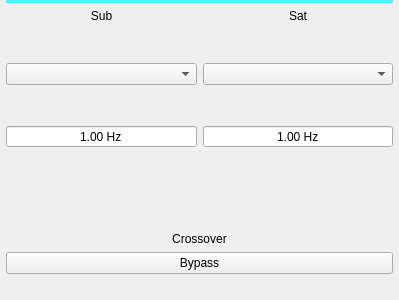
<?xml version="1.0" encoding="UTF-8"?>
<ui version="4.0">
 <class>QCrossover</class>
 <widget class="QWidget" name="QCrossover">
  <property name="geometry">
   <rect>
    <x>0</x>
    <y>0</y>
    <width>399</width>
    <height>300</height>
   </rect>
  </property>
  <property name="contextMenuPolicy">
   <enum>Qt::NoContextMenu</enum>
  </property>
  <property name="windowTitle">
   <string>Form</string>
  </property>
  <layout class="QVBoxLayout" name="verticalLayout_3">
   <property name="leftMargin">
    <number>6</number>
   </property>
   <property name="topMargin">
    <number>0</number>
   </property>
   <property name="rightMargin">
    <number>6</number>
   </property>
   <property name="bottomMargin">
    <number>6</number>
   </property>
   <item>
    <widget class="Line" name="line">
     <property name="styleSheet">
      <string notr="true">color: #54F4F9;</string>
     </property>
     <property name="frameShadow">
      <enum>QFrame::Plain</enum>
     </property>
     <property name="lineWidth">
      <number>4</number>
     </property>
     <property name="orientation">
      <enum>Qt::Horizontal</enum>
     </property>
    </widget>
   </item>
   <item>
    <layout class="QHBoxLayout" name="horizontalLayout">
     <item>
      <layout class="QVBoxLayout" name="verticalLayout">
       <item>
        <widget class="QLabel" name="label_2">
         <property name="text">
          <string>Sub</string>
         </property>
         <property name="alignment">
          <set>Qt::AlignCenter</set>
         </property>
        </widget>
       </item>
       <item>
        <spacer name="verticalSpacer_2">
         <property name="orientation">
          <enum>Qt::Vertical</enum>
         </property>
         <property name="sizeHint" stdset="0">
          <size>
           <width>20</width>
           <height>40</height>
          </size>
         </property>
        </spacer>
       </item>
       <item>
        <widget class="QComboBox" name="comboBoxTypeLp">
         <property name="sizePolicy">
          <sizepolicy hsizetype="Expanding" vsizetype="Fixed">
           <horstretch>0</horstretch>
           <verstretch>0</verstretch>
          </sizepolicy>
         </property>
         <property name="contextMenuPolicy">
          <enum>Qt::NoContextMenu</enum>
         </property>
        </widget>
       </item>
       <item>
        <spacer name="verticalSpacer_3">
         <property name="orientation">
          <enum>Qt::Vertical</enum>
         </property>
         <property name="sizeHint" stdset="0">
          <size>
           <width>20</width>
           <height>40</height>
          </size>
         </property>
        </spacer>
       </item>
       <item>
        <widget class="QMyDoubleSpinBox" name="doubleSpinBoxFcLp">
         <property name="contextMenuPolicy">
          <enum>Qt::NoContextMenu</enum>
         </property>
         <property name="alignment">
          <set>Qt::AlignCenter</set>
         </property>
         <property name="buttonSymbols">
          <enum>QAbstractSpinBox::NoButtons</enum>
         </property>
         <property name="suffix">
          <string notr="true"> Hz</string>
         </property>
         <property name="minimum">
          <double>1.000000000000000</double>
         </property>
         <property name="maximum">
          <double>20000.000000000000000</double>
         </property>
        </widget>
       </item>
       <item>
        <spacer name="verticalSpacer_7">
         <property name="orientation">
          <enum>Qt::Vertical</enum>
         </property>
         <property name="sizeHint" stdset="0">
          <size>
           <width>20</width>
           <height>40</height>
          </size>
         </property>
        </spacer>
       </item>
      </layout>
     </item>
     <item>
      <layout class="QVBoxLayout" name="verticalLayout_2">
       <item>
        <widget class="QLabel" name="label_3">
         <property name="text">
          <string>Sat</string>
         </property>
         <property name="alignment">
          <set>Qt::AlignCenter</set>
         </property>
        </widget>
       </item>
       <item>
        <spacer name="verticalSpacer_5">
         <property name="orientation">
          <enum>Qt::Vertical</enum>
         </property>
         <property name="sizeHint" stdset="0">
          <size>
           <width>20</width>
           <height>40</height>
          </size>
         </property>
        </spacer>
       </item>
       <item>
        <widget class="QComboBox" name="comboBoxTypeHp">
         <property name="sizePolicy">
          <sizepolicy hsizetype="Expanding" vsizetype="Fixed">
           <horstretch>0</horstretch>
           <verstretch>0</verstretch>
          </sizepolicy>
         </property>
         <property name="contextMenuPolicy">
          <enum>Qt::NoContextMenu</enum>
         </property>
        </widget>
       </item>
       <item>
        <spacer name="verticalSpacer_6">
         <property name="orientation">
          <enum>Qt::Vertical</enum>
         </property>
         <property name="sizeHint" stdset="0">
          <size>
           <width>20</width>
           <height>40</height>
          </size>
         </property>
        </spacer>
       </item>
       <item>
        <widget class="QMyDoubleSpinBox" name="doubleSpinBoxFcHp">
         <property name="contextMenuPolicy">
          <enum>Qt::NoContextMenu</enum>
         </property>
         <property name="alignment">
          <set>Qt::AlignCenter</set>
         </property>
         <property name="buttonSymbols">
          <enum>QAbstractSpinBox::NoButtons</enum>
         </property>
         <property name="suffix">
          <string notr="true"> Hz</string>
         </property>
         <property name="minimum">
          <double>1.000000000000000</double>
         </property>
         <property name="maximum">
          <double>20000.000000000000000</double>
         </property>
        </widget>
       </item>
       <item>
        <spacer name="verticalSpacer_8">
         <property name="orientation">
          <enum>Qt::Vertical</enum>
         </property>
         <property name="sizeHint" stdset="0">
          <size>
           <width>20</width>
           <height>40</height>
          </size>
         </property>
        </spacer>
       </item>
      </layout>
     </item>
    </layout>
   </item>
   <item>
    <spacer name="verticalSpacer">
     <property name="orientation">
      <enum>Qt::Vertical</enum>
     </property>
     <property name="sizeHint" stdset="0">
      <size>
       <width>20</width>
       <height>40</height>
      </size>
     </property>
    </spacer>
   </item>
   <item>
    <spacer name="verticalSpacer_9">
     <property name="orientation">
      <enum>Qt::Vertical</enum>
     </property>
     <property name="sizeHint" stdset="0">
      <size>
       <width>20</width>
       <height>40</height>
      </size>
     </property>
    </spacer>
   </item>
   <item>
    <widget class="QLabel" name="label">
     <property name="text">
      <string>Crossover</string>
     </property>
     <property name="alignment">
      <set>Qt::AlignCenter</set>
     </property>
    </widget>
   </item>
   <item>
    <widget class="QPushButton" name="pushButtonBypass">
     <property name="text">
      <string notr="true">Bypass</string>
     </property>
     <property name="checkable">
      <bool>true</bool>
     </property>
    </widget>
   </item>
   <item>
    <spacer name="verticalSpacer_4">
     <property name="orientation">
      <enum>Qt::Vertical</enum>
     </property>
     <property name="sizeType">
      <enum>QSizePolicy::Fixed</enum>
     </property>
     <property name="sizeHint" stdset="0">
      <size>
       <width>20</width>
       <height>20</height>
      </size>
     </property>
    </spacer>
   </item>
  </layout>
 </widget>
 <customwidgets>
  <customwidget>
   <class>QMyDoubleSpinBox</class>
   <extends>QDoubleSpinBox</extends>
   <header>QMyDoubleSpinBox.hpp</header>
  </customwidget>
 </customwidgets>
 <resources/>
 <connections/>
</ui>
